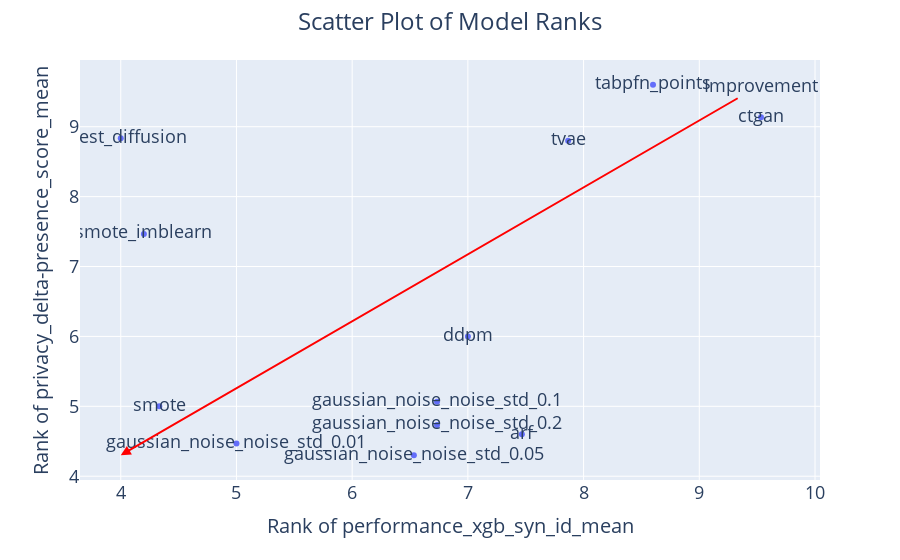

This figure's notebook cell:
### Code cell
plot_two_scores(score_1 = "performance_xgb_syn_id_mean", score_2 = "privacy_delta-presence_score_mean")

### Figure 1 — Plotly figure (JSON) as saved in the notebook; plotly's stock layout.template omitted (floating-point values rounded to 4 significant figures)
{"data": [{"hovertemplate": "rank_performance_xgb_syn_id_mean=%{x}<br>rank_privacy_delta-presence_score_mean=%{y}<br>model_name=%{text}<extra></extra>", "legendgroup": "", "marker": {"color": "#636efa", "symbol": "circle"}, "mode": "markers+text", "name": "", "orientation": "v", "showlegend": false, "text": ["arf", "ctgan", "ddpm", "forest_diffusion", "gaussian_noise_noise_std_0.01", "gaussian_noise_noise_std_0.05", "gaussian_noise_noise_std_0.1", "gaussian_noise_noise_std_0.2", "smote", "smote_imblearn", "tabpfn_points", "tvae"], "type": "scatter", "x": [7.467, 9.533, 7, 4, 5, 6.533, 6.733, 6.733, 4.333, 4.2, 8.6, 7.867], "xaxis": "x", "y": [4.6, 9.133, 6, 8.833, 4.467, 4.3, 5.067, 4.733, 5, 7.467, 9.6, 8.8], "yaxis": "y"}], "layout": {"annotations": [{"arrowcolor": "red", "arrowhead": 2, "arrowsize": 1, "arrowwidth": 2, "ax": 9.533, "axref": "x", "ay": 9.6, "ayref": "y", "showarrow": true, "text": "Improvement", "x": 4, "xref": "x", "y": 4.3, "yref": "y"}], "font": {"size": 18}, "legend": {"tracegroupgap": 0}, "margin": {"t": 60}, "title": {"font": {"size": 24}, "text": "Scatter Plot of Model Ranks", "x": 0.5, "xanchor": "center"}, "xaxis": {"anchor": "y", "domain": [0, 1], "title": {"font": {"size": 20}, "text": "Rank of performance_xgb_syn_id_mean"}}, "yaxis": {"anchor": "x", "domain": [0, 1], "title": {"font": {"size": 20}, "text": "Rank of privacy_delta-presence_score_mean"}}}}
